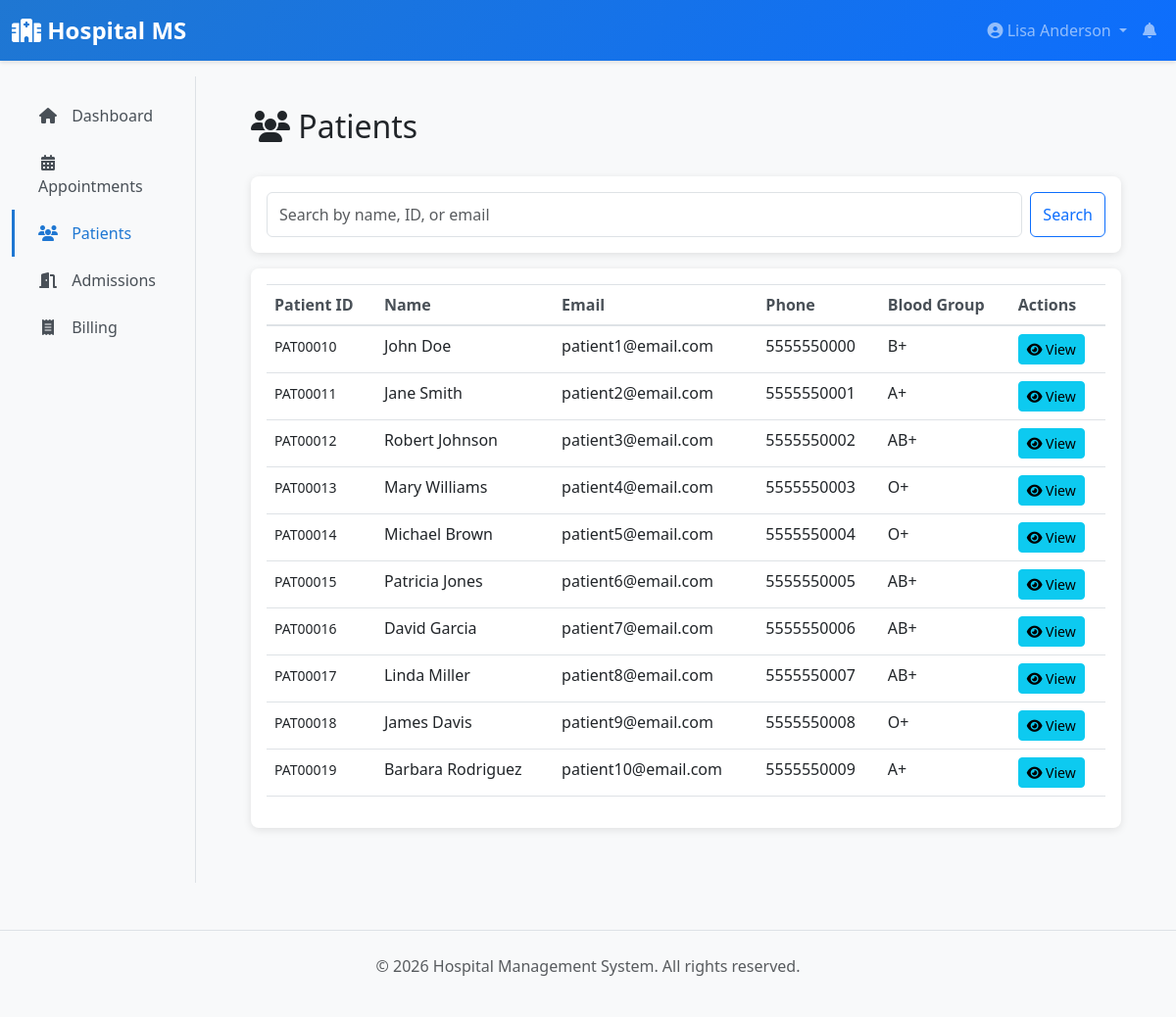
Page /receptionist/patients (signed in) on the committed database.
### app/models/__init__.py (models this page shows, shortened)
class User(UserMixin, db.Model):
    __tablename__ = 'users'
    id = db.Column(db.Integer, primary_key=True)
    username = db.Column(db.String(80), unique=True, nullable=False, index=True)
    email = db.Column(db.String(120), unique=True, nullable=False, index=True)
    password_hash = db.Column(db.String(255), nullable=False)
    first_name = db.Column(db.String(80))
    last_name = db.Column(db.String(80))
    phone = db.Column(db.String(20))
    role = db.Column(db.Enum(UserRole), nullable=False, default=UserRole.PATIENT)
    is_active = db.Column(db.Boolean, default=True)
    created_at = db.Column(db.DateTime, default=datetime.utcnow)
    updated_at = db.Column(db.DateTime, default=datetime.utcnow, onupdate=datetime.utcnow)
    patient = db.relationship('Patient', uselist=False, back_populates='user', foreign_keys='Patient.user_id')
    doctor = db.relationship('Doctor', uselist=False, back_populates='user', foreign_keys='Doctor.user_id')
    lab_staff = db.relationship('LabStaff', uselist=False, back_populates='user', foreign_keys='LabStaff.user_id')
    def get_full_name(self):
        return f"{self.first_name} {self.last_name}".strip()

class Patient(db.Model):
    __tablename__ = 'patients'
    id = db.Column(db.Integer, primary_key=True)
    user_id = db.Column(db.Integer, db.ForeignKey('users.id'), nullable=False)
    patient_id = db.Column(db.String(20), unique=True, nullable=False)  # Medical record number
    date_of_birth = db.Column(db.Date)
    gender = db.Column(db.String(10))  # Male, Female, Other
    blood_group = db.Column(db.String(5))
    address = db.Column(db.Text)
    emergency_contact = db.Column(db.String(120))
    emergency_contact_phone = db.Column(db.String(20))
    insurance_provider = db.Column(db.String(120))
    insurance_number = db.Column(db.String(50))
    allergies = db.Column(db.Text)
    medical_history = db.Column(db.Text)
    created_at = db.Column(db.DateTime, default=datetime.utcnow)
    updated_at = db.Column(db.DateTime, default=datetime.utcnow, onupdate=datetime.utcnow)
    user = db.relationship('User', back_populates='patient', foreign_keys=[user_id])
    appointments = db.relationship('Appointment', back_populates='patient', cascade='all, delete-orphan')
    medical_records = db.relationship('MedicalRecord', back_populates='patient', cascade='all, delete-orphan')
    admissions = db.relationship('Admission', back_populates='patient', cascade='all, delete-orphan')
    lab_results = db.relationship('LabResult', back_populates='patient', cascade='all, delete-orphan')
    billing_records = db.relationship('BillingRecord', back_populates='patient', cascade='all, delete-orphan')
    prescriptions = db.relationship('Prescription', back_populates='patient', foreign_keys='Prescription.patient_id', cascade='all, delete-orphan')
    discharge_summaries = db.relationship('DischargeSummary', back_populates='patient', cascade='all, delete-orphan')
    patient_insurances = db.relationship('PatientInsurance', back_populates='patient', cascade='all, delete-orphan')

### app/blueprints/receptionist.py (the view, shortened to what this page needs)
@receptionist_bp.route('/patients')
@login_required
@receptionist_required
def patients():
    page = request.args.get('page', 1, type=int)
    search = request.args.get('search', '')
    query = Patient.query
    patients_list = query.paginate(page=page, per_page=10)
    return render_template('receptionist/patients.html',
                         patients=patients_list,
                         search=search)

### app/blueprints/receptionist.py (called while the page is built)
def receptionist_required(f):
    @wraps(f)
    def decorated_function(*args, **kwargs):
        if not current_user.is_authenticated or current_user.role != UserRole.RECEPTIONIST:
            flash('You do not have permission to access this page.', 'danger')
            return redirect(url_for('main.dashboard'))
        return f(*args, **kwargs)
    return decorated_function

### app/templates/receptionist/patients.html (shortened to what this page needs)
{% extends "layouts/base.html" %}
{% block content %}
<div class="d-flex justify-content-between align-items-center mb-4">
    <h2><i class="fas fa-users"></i> Patients</h2>
</div>
<div class="card mb-3">
    <div class="card-body">
        <form method="GET" class="d-flex gap-2">
            <input type="text" class="form-control" name="search" placeholder="Search by name, ID, or email" value="{{ search }}">
            <button type="submit" class="btn btn-outline-primary">Search</button>
        </form>
    </div>
</div>
<div class="card">
    <div class="card-body">
        {% if patients.items %}
        <div class="table-responsive">
            <table class="table table-hover">
                <thead>
                    <tr>
                        <th>Patient ID</th>
                        <th>Name</th>
                        <th>Email</th>
                        <th>Phone</th>
                        <th>Blood Group</th>
                        <th>Actions</th>
                    </tr>
                </thead>
                <tbody>
                    {% for patient in patients.items %}
                    <tr>
                        <td><small>{{ patient.patient_id }}</small></td>
                        <td>{{ patient.user.get_full_name() }}</td>
                        <td>{{ patient.user.email }}</td>
                        <td>{{ patient.user.phone or '-' }}</td>
                        <td>{{ patient.blood_group or '-' }}</td>
                        <td>
                            <a href="{{ url_for('receptionist.view_patient', patient_id=patient.id) }}" class="btn btn-sm btn-info">
                                <i class="fas fa-eye"></i> View
                            </a>
                        </td>
                    </tr>
                    {% endfor %}
                </tbody>
            </table>
        </div>
        {% else %}
        <p class="text-muted text-center my-3">No patients found.</p>
        {% endif %}
    </div>
</div>
{% endblock %}

### app/templates/layouts/base.html (shortened to what this page needs)
<!DOCTYPE html>
<html lang="en">
<head>
    <link href="https://cdnjs.cloudflare.com/ajax/libs/bootstrap/5.3.0/css/bootstrap.min.css" rel="stylesheet">
    <link href="https://cdnjs.cloudflare.com/ajax/libs/font-awesome/6.4.0/css/all.min.css" rel="stylesheet">
</head>
<body>
    <nav class="navbar navbar-expand-lg navbar-dark sticky-top">
        <div class="container-fluid">
            <a class="navbar-brand" href="{{ url_for('main.dashboard') }}">
                <i class="fas fa-hospital"></i> Hospital MS
            </a>
            <div class="collapse navbar-collapse" id="navbarNav">
                <ul class="navbar-nav ms-auto">
                    {% if current_user.is_authenticated %}
                        <li class="nav-item dropdown">
                            <a class="nav-link dropdown-toggle" href="#" id="userDropdown" role="button" data-bs-toggle="dropdown">
                                <i class="fas fa-user-circle"></i> {{ current_user.get_full_name() or current_user.username }}
                            </a>
                        </li>
                        {% if current_user.role.value == 'receptionist' %}
                        <li class="nav-item">
                            <a class="nav-link position-relative" href="{{ url_for('receptionist.dashboard') }}" id="navbar-notifications" title="Payment Notifications">
                                <i class="fas fa-bell"></i>
                            </a>
                        </li>
                        {% endif %}
                    {% else %}
                        <li class="nav-item">
                            <a class="nav-link" href="{{ url_for('auth.login') }}">Login</a>
                        </li>
                    {% endif %}
                </ul>
            </div>
        </div>
    </nav>
    {% if current_user.is_authenticated %}
        <div class="container-fluid">
            <div class="row">
                <nav class="col-md-3 col-lg-2 d-md-block bg-light sidebar">
                    <div class="position-sticky pt-3">
                        <ul class="nav flex-column">
                            {% if current_user.role.value == 'admin' %}
                                <li class="nav-item">
                                    <a class="nav-link {% if request.endpoint == 'admin.dashboard' %}active{% endif %}" href="{{ url_for('admin.dashboard') }}">
                                        <i class="fas fa-home"></i> Dashboard
                                    </a>
                                </li>
                                <li class="nav-item">
                                    <a class="nav-link {% if request.endpoint in ['admin.users_list', 'admin.create_user', 'admin.edit_user'] %}active{% endif %}" href="{{ url_for('admin.users_list') }}">
                                        <i class="fas fa-users"></i> Users
                                    </a>
                                </li>
                                <li class="nav-item">
                                    <a class="nav-link {% if request.endpoint in ['admin.doctors_list', 'admin.edit_doctor'] %}active{% endif %}" href="{{ url_for('admin.doctors_list') }}">
                                        <i class="fas fa-user-md"></i> Doctors
                                    </a>
                                </li>
                                <li class="nav-item">
                                    <a class="nav-link {% if request.endpoint in ['admin.beds_list', 'admin.create_bed'] %}active{% endif %}" href="{{ url_for('admin.beds_list') }}">
                                        <i class="fas fa-bed"></i> Beds
                                    </a>
                                </li>
                                <li class="nav-item">
                                    <a class="nav-link {% if request.endpoint in ['admin.departments_list', 'admin.create_department'] %}active{% endif %}" href="{{ url_for('admin.departments_list') }}">
                                        <i class="fas fa-sitemap"></i> Departments
                                    </a>
                                </li>
                                <li class="nav-item">
                                    <a class="nav-link {% if request.endpoint in ['admin.insurances_list', 'admin.create_insurance'] %}active{% endif %}" href="{{ url_for('admin.insurances_list') }}">
                                        <i class="fas fa-hand-holding-medical"></i> Insurances
                                    </a>
                                </li>
                                <li class="nav-item">
                                    <a class="nav-link {% if request.endpoint == 'admin.audit_logs' %}active{% endif %}" href="{{ url_for('admin.audit_logs') }}">
                                        <i class="fas fa-history"></i> Audit Logs
                                    </a>
                                </li>
                                <li class="nav-item">
                                    <a class="nav-link {% if request.endpoint in ['admin.lab_tests_list', 'admin.create_lab_test'] %}active{% endif %}" href="{{ url_for('admin.lab_tests_list') }}">
                                        <i class="fas fa-flask"></i> Lab Tests
                                    </a>
                                </li>
                                <li class="nav-item">
                                    <a class="nav-link {% if request.endpoint == 'admin.reports' %}active{% endif %}" href="{{ url_for('admin.reports') }}">
                                        <i class="fas fa-chart-bar"></i> Reports
                                    </a>
                                </li>
                            {% elif current_user.role.value == 'receptionist' %}
                                <li class="nav-item">
                                    <a class="nav-link {% if request.endpoint == 'receptionist.dashboard' %}active{% endif %}" href="{{ url_for('receptionist.dashboard') }}">
                                        <i class="fas fa-home"></i> Dashboard
                                    </a>
                                </li>
                                <li class="nav-item">
                                    <a class="nav-link {% if request.endpoint in ['receptionist.appointments', 'receptionist.create_appointment'] %}active{% endif %}" href="{{ url_for('receptionist.appointments') }}">
                                        <i class="fas fa-calendar-alt"></i> Appointments
                                    </a>
                                </li>
                                <li class="nav-item">
                                    <a class="nav-link {% if request.endpoint in ['receptionist.patients', 'receptionist.view_patient'] %}active{% endif %}" href="{{ url_for('receptionist.patients') }}">
                                        <i class="fas fa-users"></i> Patients
                                    </a>
                                </li>
                                <li class="nav-item">
                                    <a class="nav-link " href="{{ url_for('receptionist.admissions') }}">
                                        <i class="fas fa-door-open"></i> Admissions
                                    </a>
                                </li>
                                <li class="nav-item">
                                    <a class="nav-link {% if request.endpoint in ['receptionist.billing', 'receptionist.create_bill', 'receptionist.generate_receipt'] %}active{% endif %}" href="{{ url_for('receptionist.billing') }}">
                                        <i class="fas fa-receipt"></i> Billing
                                    </a>
                                </li>
                            {% endif %}
                        </ul>
                    </div>
                </nav>
                <main class="col-md-9 ms-sm-auto col-lg-10 px-md-4">
                    <div class="main-content">
                        {% block content %}{% endblock %}
                    </div>
                </main>
            </div>
        </div>
    {% else %}
        <div style="min-height: calc(100vh - 70px); padding: 2rem;">
            {% block auth_content %}{% endblock %}
        </div>
    {% endif %}
    <footer class="bg-light py-4 mt-5 border-top">
        <div class="container text-center text-muted">
            <p>&copy; 2026 Hospital Management System. All rights reserved.</p>
        </div>
    </footer>
</body>
</html>

### app/templates/layouts/base.html (style rules this page uses)
:root { --primary-color: #1f77d2; --secondary-color: #0d6efd; --danger-color: #dc3545; }
body { background-color: #f8f9fa; font-family: 'Segoe UI', Tahoma, Geneva, Verdana, sans-serif; }
.navbar { background: linear-gradient(135deg, var(--primary-color) 0%, var(--secondary-color) 100%); box-shadow: 0 2px 4px rgba(0,0,0,0.1); }
.navbar-brand { font-weight: 700; font-size: 1.5rem; color: white !important; }
.sidebar { background-color: #fff; min-height: calc(100vh - 70px); border-right: 1px solid #dee2e6; }
.sidebar .nav-link { color: #495057; border-left: 3px solid transparent; padding: 0.75rem 1.5rem; transition: all 0.3s ease; }
.sidebar .nav-link:hover, .sidebar .nav-link.active { color: var(--primary-color); background-color: #f8f9fa; border-left-color: var(--primary-color); }
.sidebar .nav-link i { width: 20px; text-align: center; margin-right: 10px; }
.main-content { padding: 2rem; }
.card { border: 0; box-shadow: 0 2px 8px rgba(0,0,0,0.1); border-radius: 8px; margin-bottom: 1.5rem; }
.form-control, .form-select { border-radius: 6px; border: 1px solid #dee2e6; padding: 0.6rem 0.75rem; }
.table { background-color: #fff; }
.table thead { background-color: #f8f9fa; border-top: 1px solid #dee2e6; }
.table thead th { color: #495057; font-weight: 600; border-bottom: 2px solid #dee2e6; }

### rows in the picture
User: first_name+last_name "Lisa Anderson"
Patient: patient_id "PAT00010", user.get_full_name "John Doe", user.email "patient1@email.com", user "5555550000", blood_group "B+"
Patient: patient_id "PAT00011", user.get_full_name "Jane Smith", user.email "patient2@email.com", user "5555550001", blood_group "A+"
Patient: patient_id "PAT00012", user.get_full_name "Robert Johnson", user.email "patient3@email.com", user "5555550002", blood_group "AB+"
Patient: patient_id "PAT00013", user.get_full_name "Mary Williams", user.email "patient4@email.com", user "5555550003", blood_group "O+"
Patient: patient_id "PAT00014", user.get_full_name "Michael Brown", user.email "patient5@email.com", user "5555550004", blood_group "O+"
Patient: patient_id "PAT00015", user.get_full_name "Patricia Jones", user.email "patient6@email.com", user "5555550005", blood_group "AB+"
Patient: patient_id "PAT00016", user.get_full_name "David Garcia", user.email "patient7@email.com", user "5555550006", blood_group "AB+"
Patient: patient_id "PAT00017", user.get_full_name "Linda Miller", user.email "patient8@email.com", user "5555550007", blood_group "AB+"
Patient: patient_id "PAT00018", user.get_full_name "James Davis", user.email "patient9@email.com", user "5555550008", blood_group "O+"
Patient: patient_id "PAT00019", user.get_full_name "Barbara Rodriguez", user.email "patient10@email.com", user "5555550009", blood_group "A+"
